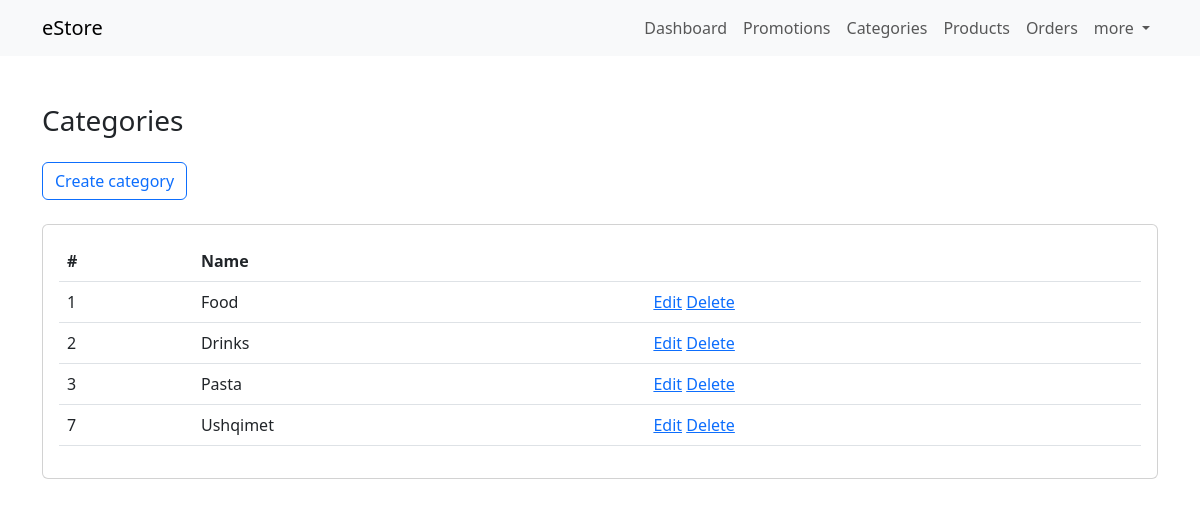
The app's page /dashboard/categories/index.php (signed in), older data.
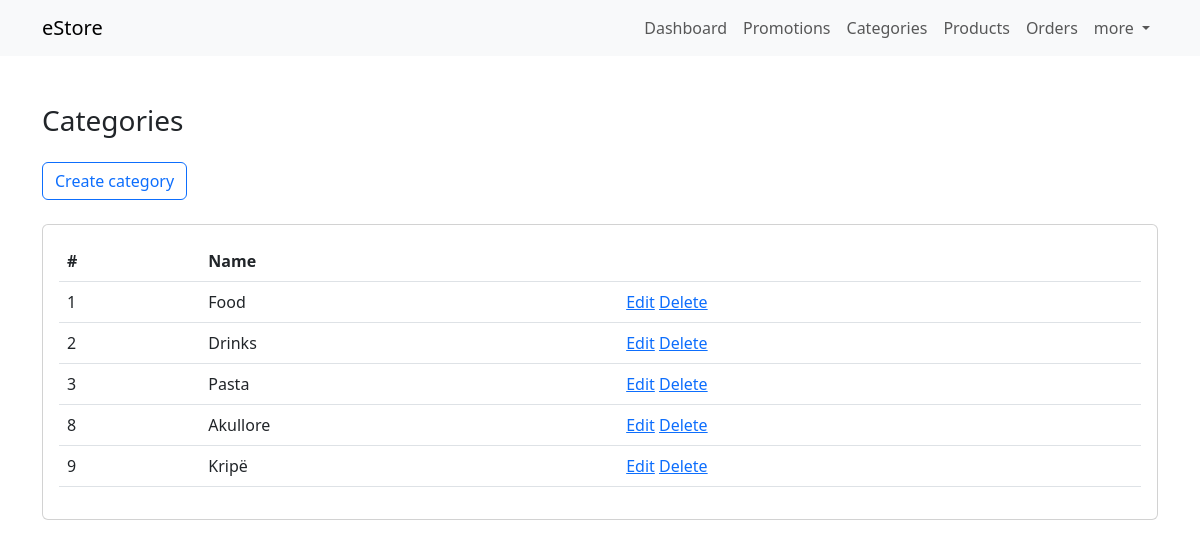
The same page, newer data.
### tables this page shows
CREATE TABLE `categories` (
  `id` int(11) NOT NULL,
  `name` varchar(45) NOT NULL
);

### classes/Database.php (called while the page is built)
<?php
class Database {
    private static $instance = null;
    private $connection = null;
    public function __construct() {
        $this->connection = new mysqli('localhost', 'root', '', 'estore');
    }
    public static function getInstance() {
        if(!self::$instance) {
            self::$instance = new self;
        }
        return self::$instance;
    }
    function getConnection() {
        return $this->connection;
    }
}

### classes/CRUD.php (called while the page is built, shortened)
<?php
include 'Database.php';
class CRUD {
    private $mysqli;
    public function __construct() {
        $db = Database::getInstance();
        $this->mysqli = $db->getConnection();
    }
    public function read($table, $condition = [], $limit = null, $order = []) {
        $sql = "SELECT * FROM `".$table."`";
        $items = [];
        if($query = $this->mysqli->query($sql)) {
            if($query->num_rows > 0) {
                while($row = $query->fetch_assoc()) {
                    $items[] = $row;
                }
            }
            return $items;
        } else {
            return $this->mysqli->error;
        }
    }
}

### dashboard/categories/index.php (the view, shortened to what this page needs)
<?php
    include('../includes/header.php');
    include('../../classes/CRUD.php');
    $crud = new CRUD;
    $categories = $crud->read('categories');
?>
<div class="dashboard my-5">
    <div class="container">
        <h3 class="mb-4">Categories</h3>
        <a href="create.php" class="btn btn-outline-primary mb-4">Create category</a>
        <?php if($categories && count($categories)): ?>
        <div class="card">
            <div class="card-body">
                <div class="table-responsive">
                    <table class="table table-borderd">
                        <tbody>
                            <tr>
                                <th>#</th>
                                <th>Name</th>
                                <th></th>
                            </tr>
                            <?php foreach($categories as $category): ?>
                            <tr>
                                <td><?= $category['id'] ?></td>
                                <td><?= $category['name'] ?></td>
                                <td>
                                    <a href="edit.php?id=<?= $category['id'] ?>">Edit</a>
                                    <a href="?action=delete&id=<?= $category['id'] ?>" onclick="return confirm('Are you sure?')">Delete</a>
                                </td>
                            </tr>
                            <?php endforeach; ?>
                        </tbody>
                    </table>
                </div>
            </div>
        </div>
        <?php endif; ?>
    </div>
</div>
<?php include('../includes/footer.php'); ?>

Row changes from the older to the newer data that the page shows:
removed categories: id "7", name "Ushqimet"
added categories: id "8", name "Akullore"
added categories: id "9", name "Kripë"
